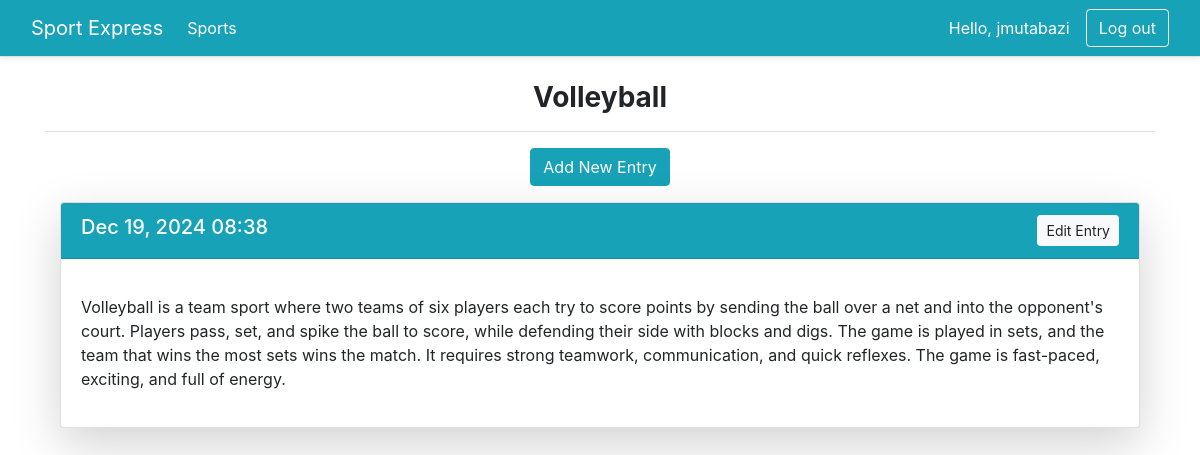
The page /sports/2/ (signed in) on the database its author committed.
### sport_tracker/models.py (models this page shows, shortened)
class Sport(models.Model):
    text = models.CharField(max_length=200)
    date_added = models.DateTimeField(auto_now_add=True)
    owner = models.ForeignKey(User, on_delete=models.CASCADE)
    def __str__(self):
        return self.text

class Entry(models.Model):
    sport = models.ForeignKey(Sport, on_delete=models.CASCADE)
    text = models.TextField()
    date_added = models.DateTimeField(auto_now_add=True)
    class Meta:
        verbose_name_plural = 'entries'

### sport_tracker/views.py (the view)
# urls.py: path('sports/<int:sport_id>/', views.sport, name='sport'),
@login_required
def sport(request, sport_id):
    sport = Sport.objects.get(id=sport_id)
    if sport.owner != request.user:
        raise Http404
    entries = sport.entry_set.order_by('-date_added')
    context = {'sport': sport, 'entries': entries}
    return render(request, 'sport_tracker/sport.html', context)

### sport_tracker/templates/sport_tracker/sport.html
{% extends 'sport_tracker/base.html' %}
{% block page_header %}
  <div class="container mt-4">
    <h3 class="text-center font-weight-bold">{{ sport }}</h3>
  </div>
{% endblock page_header %}
{% block content %}
  <div class="container mt-3">
    <p class="text-center">
      <a href="{% url 'sport_tracker:new_entry' sport.id %}" class="btn btn-info text-white">Add New Entry</a>
    </p>
    {% for entry in entries %}
      <div class="card mb-3 shadow-lg">
        <h5 class="card-header bg-info text-white d-flex justify-content-between">
          <span>{{ entry.date_added|date:'M d, Y H:i' }}</span>
          <a href="{% url 'sport_tracker:edit_entry' entry.id %}" class="btn btn-sm btn-light">Edit Entry</a>
        </h5>
        <div class="card-body">
          <p class="card-text">{{ entry.text|linebreaks }}</p>
        </div>
      </div>
    {% empty %}
      <p class="text-center font-italic">There are no entries for this sport yet.</p>
    {% endfor %}
  </div>
{% endblock content %}

### sport_tracker/templates/sport_tracker/base.html (shortened to what this page needs)
{% load bootstrap4 %}
{% load static %}
<!DOCTYPE html>
<html lang="en">
  <head>
    <link rel="stylesheet" href="https://cdn.jsdelivr.net/npm/bootstrap@5.3.0/dist/css/bootstrap.min.css">
    <link rel="stylesheet" href="{% static 'css/index.css' %}">
    {% bootstrap_css %}
  </head>
  <body>
    <nav class="navbar navbar-expand-md navbar-light bg-info mb-4 border-bottom shadow-sm">
      <div class="container-fluid">
        <a class="navbar-brand text-white" href="{% url 'sport_tracker:index' %}">
          Sport Express
        </a>
        <div class="collapse navbar-collapse" id="navbarCollapse">
          <ul class="navbar-nav me-auto mb-2 mb-md-0">
            <li class="nav-item">
              <a class="nav-link text-white" href="{% url 'sport_tracker:sports' %}">Sports</a>
            </li>
          </ul>
          <ul class="navbar-nav ms-auto align-items-center">
            {% if user.is_authenticated %}
              <li class="nav-item me-3">
                <span class="navbar-text text-white">Hello, {{ user.username }}</span>
              </li>
              <li class="nav-item">
                <form method="post" action="{% url 'users:logout' %}" class="d-inline">
                  <button class="btn btn-outline-light" type="submit">Log out</button>
                </form>
              </li>
            {% endif %}
          </ul>
        </div>
      </div>
    </nav>
    <main role="main" class="container">
      <div class="pb-2 mb-2 border-bottom">
        {% block page_header %}{% endblock page_header %}
      </div>
      <div>
        {% block content %}{% endblock content %}
      </div>
    </main>
  </body>
</html>

### static/css/index.css (style rules this page uses)
.navbar-text { color:white }
.navbar { display:flex; flex-direction: row; align-items: center; justify-content: center; background-color: blue; }

### rows shown on the page
Sport: text "Volleyball"
Entry: date_added "Dec 19, 2024 08:38", text "Volleyball is a team sport where two teams of six players each try to score points by sending the ball over a net and into the opponent's court. Players pass, set, and spike the ball to score, while defending their side with blocks and digs. The game is played in sets, and the team that wins the most sets wins the match. It requires strong teamwork, communication, and quick reflexes. The game is fast-paced, exciting, and full of energy."

### other values the page prints
{{ user.username }} "jmutabazi"
